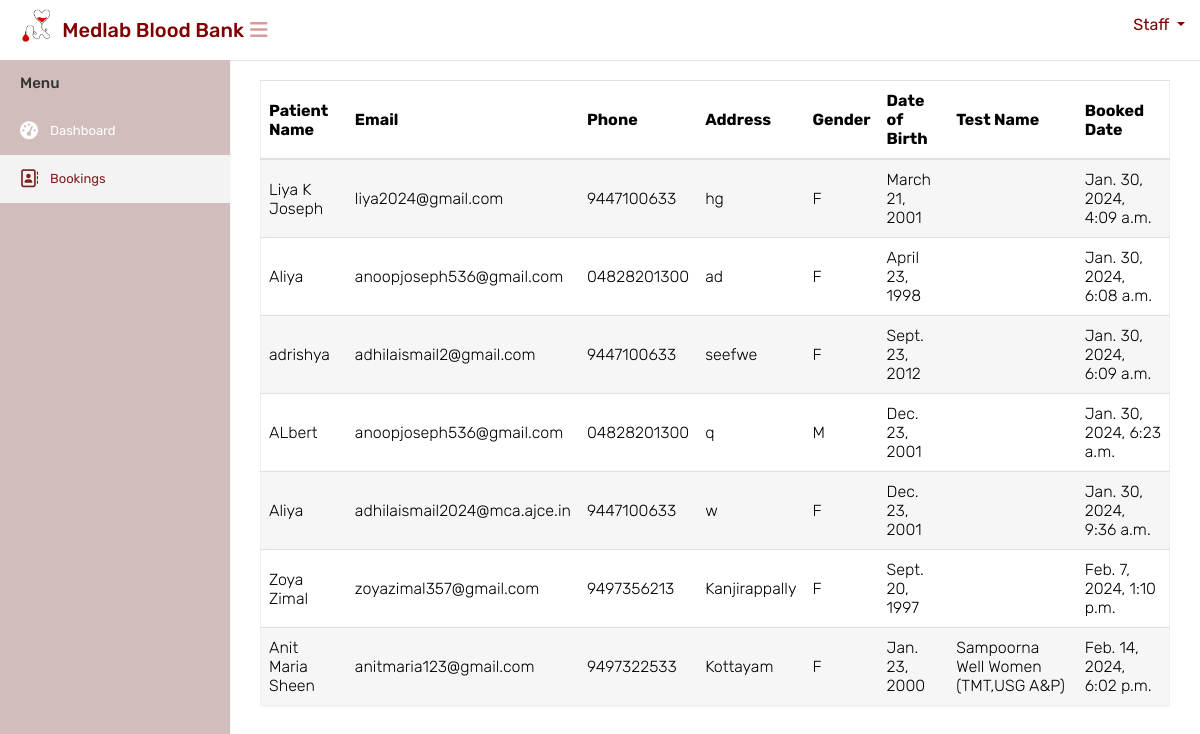
Page /labtestbookings on the earlier database version.
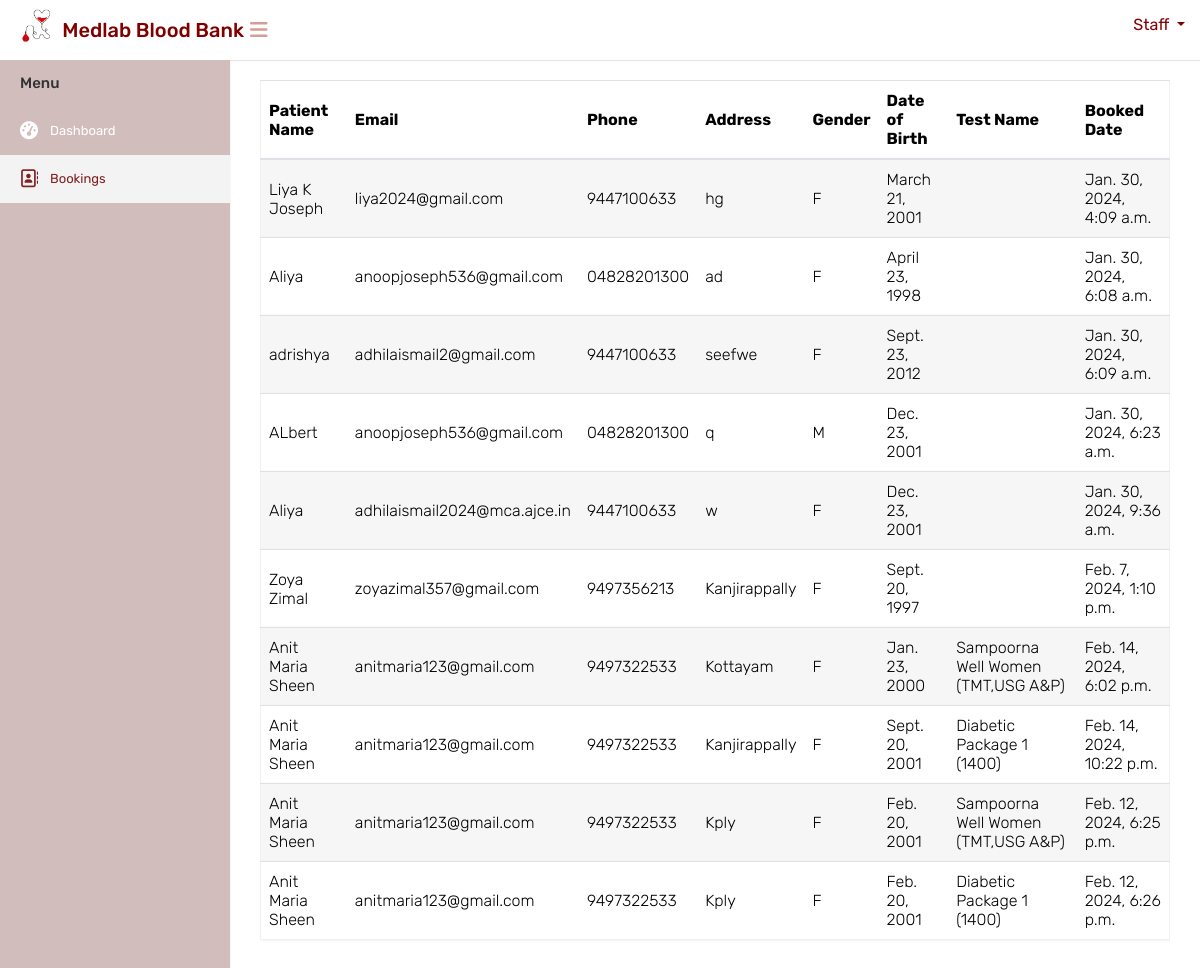
Same page on the later database version.
### website/models.py (models this page shows, shortened)
class Booking(models.Model):
    STATUS_CHOICES = (
        ('booked', 'Booked'),
        ('cancelled', 'Cancelled'),
        ('expired', 'Expired'),
    )
    patient = models.ForeignKey(Patient, on_delete=models.CASCADE)
    booked_date = models.DateTimeField(auto_now_add=True)
    test_date = models.DateField( null=True,blank=True)
    status = models.CharField(max_length=20, choices=STATUS_CHOICES, default='booked')

class Patient(models.Model):
    user = models.ForeignKey(CustomUser, on_delete=models.CASCADE, default=1, related_name='patient_user')
    full_name = models.CharField(max_length=255)
    email = models.EmailField()
    phone = models.CharField(max_length=15)
    address = models.TextField()
    gender = models.CharField(max_length=1, choices=[('M', 'Male'), ('F', 'Female'), ('O', 'Other')])
    date_of_birth = models.DateField()
    selected_test = models.ForeignKey(LaboratoryTest, on_delete=models.SET_NULL, null=True, blank=True)

class LaboratoryTest(models.Model):
    test_name = models.CharField(max_length=255)
    test_price = models.DecimalField(max_digits=10, decimal_places=2)
    package_details = models.JSONField()

### website/views.py (the view)
# urls.py: path('labtestbookings',views.labtestbookings, name='labtestbookings'),
def labtestbookings(request):
    appointments = Booking.objects.all()
    test_name= Patient.objects
    context = {'appointments': appointments}
    return render(request, 'labstaff/viewbookings.html', context)

### templates/labstaff/viewbookings.html (shortened to what this page needs)
{% load static %}
<html lang="en">
<head>
    <link rel="stylesheet" type="text/css" href="{% static 'mainuser/css/bootstrap.min.css' %}">
    <link rel="stylesheet" type="text/css" href="{% static 'mainuser/css/font-awesome.min.css' %}">
    <link rel="stylesheet" type="text/css" href="{% static 'mainuser/css/select2.min.css' %}">
    <link rel="stylesheet" type="text/css" href="{% static 'mainuser/css/style.css' %}">
</head>
<body>
    <div class="main-wrapper">
        <div class="header" style="background-color:white;height:60px;">
			<div class="header-left">
				<a href="{% url 'adminindex' %}" class="logo" style="color: black;">
					<img src="{% static 'mainuser/img/logocopy.png' %}" width="75" height="40" alt="" style="margin-left:15px"> <span style="color: maroon;font-size: 20px;margin-top:10px; margin-left:-10px;white-space: nowrap;">Medlab Blood Bank</span>
				</a>
			</div>
			<a id="toggle_btn" href="javascript:void(0);" style="color:#d69c98;margin-top:20px;margin-left:10px;"><i class="fa fa-bars"></i></a>
            <ul class="nav user-menu float-right">
                <li class="nav-item dropdown has-arrow">
                    <a href="#" class="dropdown-toggle nav-link user-link" data-toggle="dropdown"style="color:maroon">
						<span style="color:maroon;">Staff</span>
                    </a>
                </li>
            </ul>
        </div>
        <div class="sidebar" id="sidebar">
            <div class="sidebar-inner slimscroll">
                <div id="sidebar-menu" class="sidebar-menu">
                    <ul>
                        <li class="menu-title">Menu</li>
                        <li>
                            <a href="{% url 'labstaffindex' %}"><i class="fa fa-dashboard"></i> <span>Dashboard</span></a>
                        </li>
						<li  class="active">
                            <a href="{% url 'labtestbookings' %}"><i class="fa fa-address-book-o"></i> <span>Bookings</span></a>
                        </li>
                    </ul>
                </div>
            </div>
        </div>
        <div class="page-wrapper">
            <div class="content">
                <div class="row">
                    <div class="col-md-12">
                        <div class="table-responsive">
                            <table class="table table-striped custom-table">
                                <thead>
                                    <tr>
                                        <th>Patient Name</th>
                                        <th>Email</th>
                                        <th>Phone</th>
                                        <th>Address</th>
                                        <th>Gender</th>
                                        <th>Date of Birth</th>
                                        <th>Test Name</th>
                                        <th>Booked Date</th>
                                    </tr>
                                </thead>
                                <tbody>
                                    {% for appointment in appointments %}
                                        <tr>
                                            <td>{{ appointment.patient.full_name }}</td>
                                            <td>{{ appointment.patient.email }}</td>
                                            <td>{{ appointment.patient.phone }}</td>
                                            <td>{{ appointment.patient.address }}</td>
                                            <td>{{ appointment.patient.gender }}</td>
                                            <td>{{ appointment.patient.date_of_birth }}</td>
                                            <td>{{ appointment.patient.selected_test.test_name }}</td>
                                            <td>{{ appointment.booked_date }}</td>
                                        </tr>
                                    {% endfor %}
                                </tbody>
                            </table>
                        </div>
                    </div>
                </div>
            </div>
		</div>
    </div>
</body>
</html>

Differences in the rows shown:
added Booking: patient.full_name "Anit Maria Sheen", patient.email "anitmaria123@gmail.com", patient.phone "9497322533", patient.address "Kanjirappally", patient.gender "F", patient.date_of_birth "Sept. 20, 2001", patient.selected_test.test_name "Diabetic Package 1 (1400)", booked_date "Feb. 14, 2024, 10:22 p.m."
added Booking: patient.full_name "Anit Maria Sheen", patient.email "anitmaria123@gmail.com", patient.phone "9497322533", patient.address "Kply", patient.gender "F", patient.date_of_birth "Feb. 20, 2001", patient.selected_test.test_name "Sampoorna Well Women (TMT,USG A&P)", booked_date "Feb. 12, 2024, 6:25 p.m."
added Booking: patient.full_name "Anit Maria Sheen", patient.email "anitmaria123@gmail.com", patient.phone "9497322533", patient.address "Kply", patient.gender "F", patient.date_of_birth "Feb. 20, 2001", patient.selected_test.test_name "Diabetic Package 1 (1400)", booked_date "Feb. 12, 2024, 6:26 p.m."
